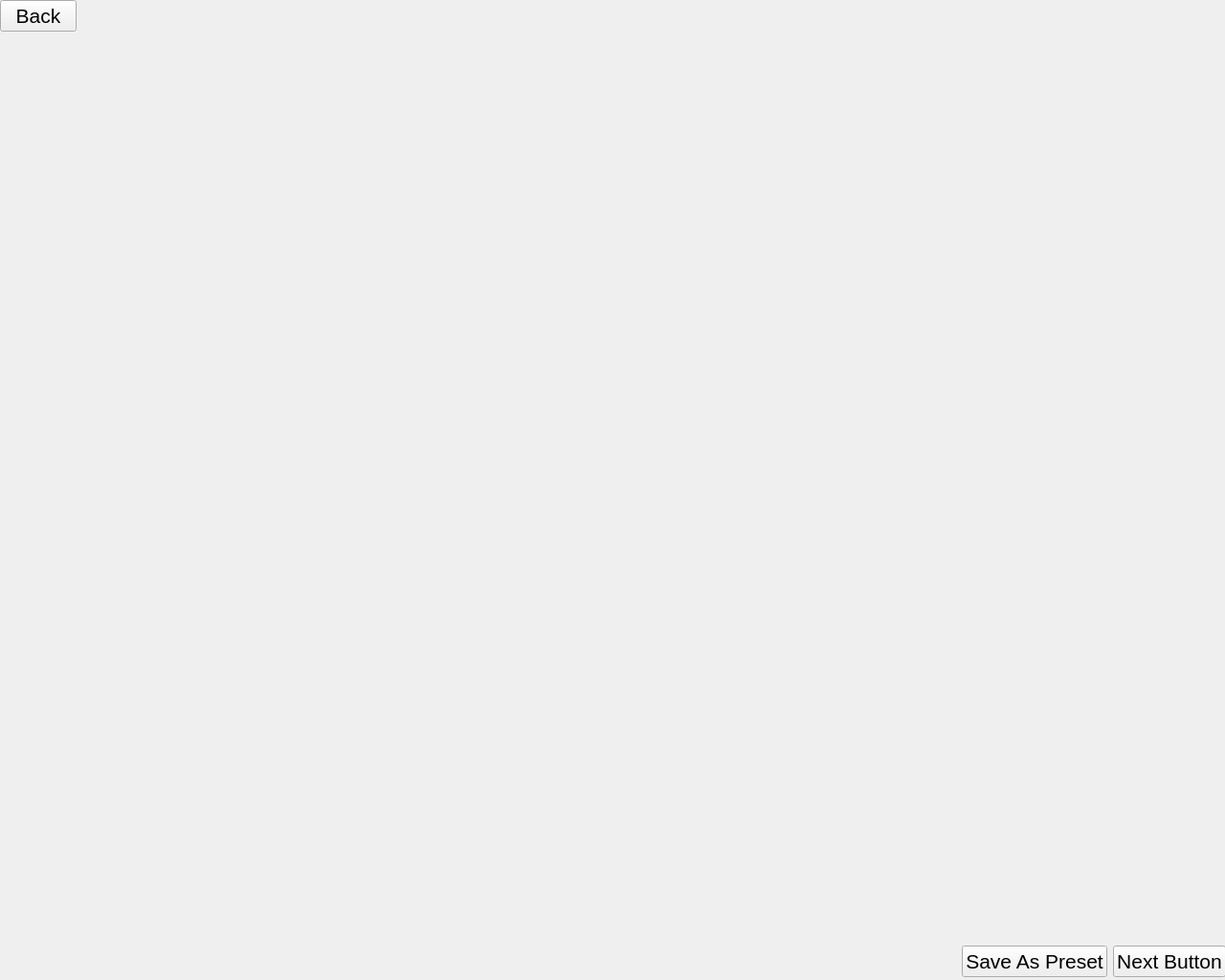
<?xml version="1.0" encoding="UTF-8"?>
<ui version="4.0">
 <class>DiskStartWidget</class>
 <widget class="QWidget" name="DiskStartWidget">
  <property name="geometry">
   <rect>
    <x>0</x>
    <y>0</y>
    <width>1280</width>
    <height>1024</height>
   </rect>
  </property>
  <property name="sizePolicy">
   <sizepolicy hsizetype="Fixed" vsizetype="Fixed">
    <horstretch>0</horstretch>
    <verstretch>0</verstretch>
   </sizepolicy>
  </property>
  <property name="minimumSize">
   <size>
    <width>1280</width>
    <height>1024</height>
   </size>
  </property>
  <property name="maximumSize">
   <size>
    <width>1280</width>
    <height>1024</height>
   </size>
  </property>
  <property name="windowTitle">
   <string>Form</string>
  </property>
  <widget class="QWidget" name="verticalLayoutWidget">
   <property name="geometry">
    <rect>
     <x>0</x>
     <y>0</y>
     <width>1281</width>
     <height>1021</height>
    </rect>
   </property>
   <layout class="QVBoxLayout" name="verticalLayout">
    <item>
     <layout class="QHBoxLayout" name="horizontalLayout_3">
      <item>
       <widget class="QPushButton" name="backButton">
        <property name="sizePolicy">
         <sizepolicy hsizetype="Fixed" vsizetype="Fixed">
          <horstretch>0</horstretch>
          <verstretch>0</verstretch>
         </sizepolicy>
        </property>
        <property name="font">
         <font>
          <pointsize>16</pointsize>
         </font>
        </property>
        <property name="text">
         <string>Back</string>
        </property>
        <property name="checkable">
         <bool>false</bool>
        </property>
        <property name="checked">
         <bool>false</bool>
        </property>
       </widget>
      </item>
      <item>
       <spacer name="horizontalSpacer">
        <property name="orientation">
         <enum>Qt::Horizontal</enum>
        </property>
        <property name="sizeHint" stdset="0">
         <size>
          <width>40</width>
          <height>20</height>
         </size>
        </property>
       </spacer>
      </item>
     </layout>
    </item>
    <item>
     <layout class="QHBoxLayout" name="horizontalLayout_2">
      <item>
       <widget class="FileExplorer" name="widget" native="true">
        <property name="sizePolicy">
         <sizepolicy hsizetype="Expanding" vsizetype="Expanding">
          <horstretch>0</horstretch>
          <verstretch>0</verstretch>
         </sizepolicy>
        </property>
       </widget>
      </item>
     </layout>
    </item>
    <item>
     <layout class="QHBoxLayout" name="horizontalLayout">
      <item>
       <spacer name="horizontalSpacer_2">
        <property name="orientation">
         <enum>Qt::Horizontal</enum>
        </property>
        <property name="sizeHint" stdset="0">
         <size>
          <width>40</width>
          <height>20</height>
         </size>
        </property>
       </spacer>
      </item>
      <item>
       <widget class="QPushButton" name="SaveAsPresetButton">
        <property name="sizePolicy">
         <sizepolicy hsizetype="Fixed" vsizetype="Fixed">
          <horstretch>0</horstretch>
          <verstretch>0</verstretch>
         </sizepolicy>
        </property>
        <property name="font">
         <font>
          <pointsize>16</pointsize>
         </font>
        </property>
        <property name="text">
         <string>Save As Preset</string>
        </property>
       </widget>
      </item>
      <item>
       <widget class="QPushButton" name="NextButton">
        <property name="sizePolicy">
         <sizepolicy hsizetype="Fixed" vsizetype="Fixed">
          <horstretch>0</horstretch>
          <verstretch>0</verstretch>
         </sizepolicy>
        </property>
        <property name="font">
         <font>
          <pointsize>16</pointsize>
         </font>
        </property>
        <property name="text">
         <string>Next Button</string>
        </property>
       </widget>
      </item>
     </layout>
    </item>
   </layout>
  </widget>
 </widget>
 <customwidgets>
  <customwidget>
   <class>FileExplorer</class>
   <extends>QWidget</extends>
   <header>fileexplorer.h</header>
   <container>1</container>
  </customwidget>
 </customwidgets>
 <resources/>
 <connections/>
</ui>
